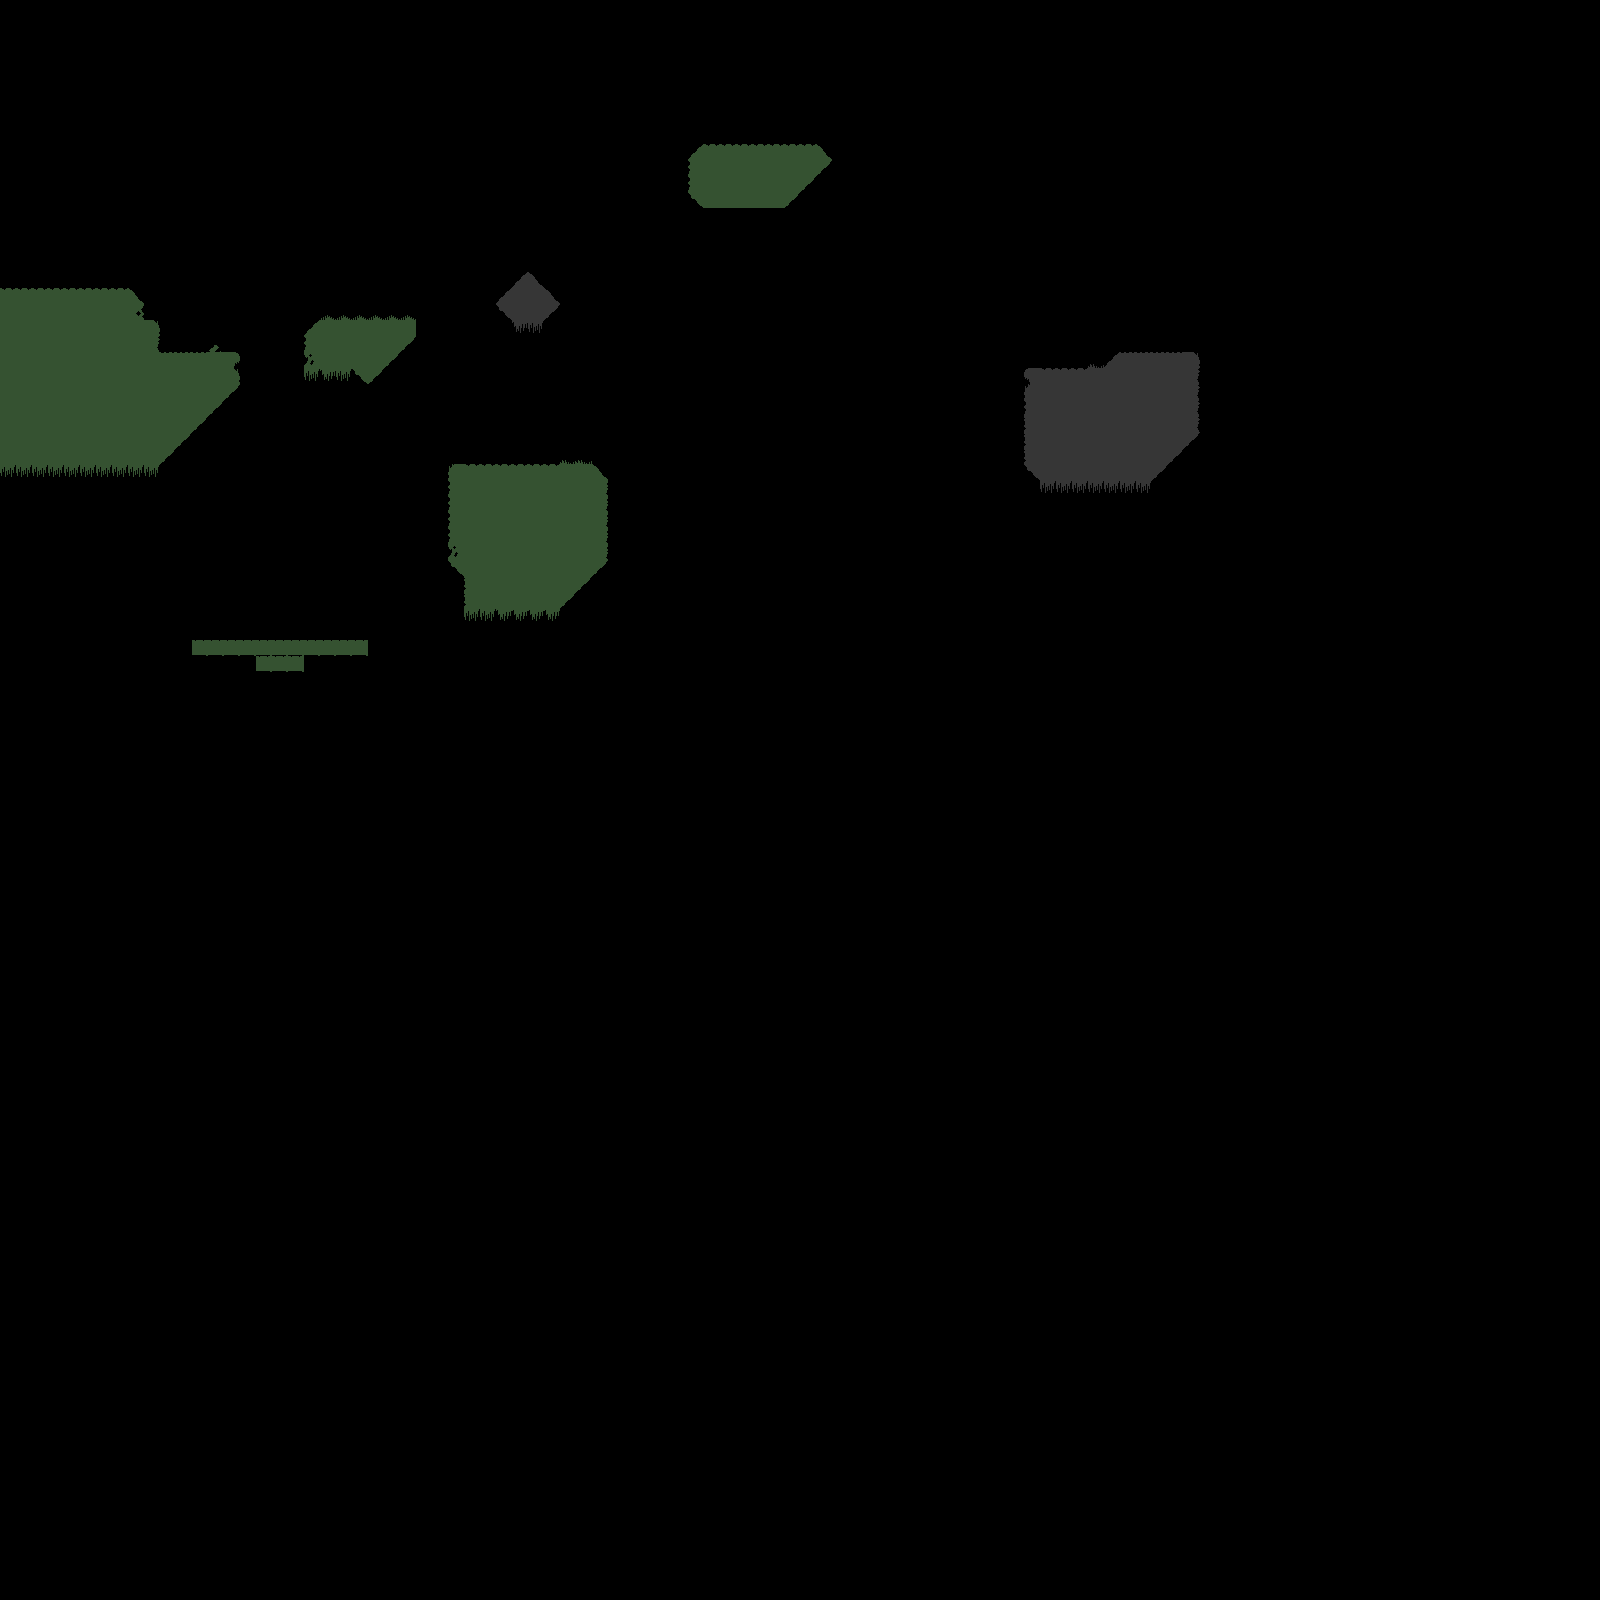

Tiled map render using the project's own tile images. Description and the map definition, with tile-layer contents summarised, below:
An orthogonal 100x100 tile map with 16x16 px tiles, 1 tile layer (Tile Layer 1), 2 tilesets.

<map version="1.0" orientation="orthogonal" width="100" height="100" tilewidth="16" tileheight="16">
 <tileset firstgid="1" name="mininicular" tilewidth="16" tileheight="16" margin="1">
  <image source="mininicular.png" trans="ffffff" width="128" height="128" />
  <tile id="5">
   <properties>
    <property name="block" value="always" />
   </properties>
  </tile>
  <tile id="6">
   <properties>
    <property name="block" value="always" />
   </properties>
  </tile>
 </tileset>
 <tileset firstgid="50" name="mininicular" tilewidth="16" tileheight="16">
  <image source="mininicular.png" trans="ffffff" width="128" height="128" />
  <tile id="2">
   <properties>
    <property name="block" value="always" />
   </properties>
  </tile>
  <tile id="3">
   <properties>
    <property name="block" value="always" />
   </properties>
  </tile>
  <tile id="4">
   <properties>
    <property name="block" value="always" />
   </properties>
  </tile>
  <tile id="6">
   <properties>
    <property name="block" value="always" />
   </properties>
  </tile>
  <tile id="7">
   <properties>
    <property name="block" value="always" />
   </properties>
  </tile>
  <tile id="8">
   <properties>
    <property name="block" value="always" />
   </properties>
  </tile>
  <tile id="10">
   <properties>
    <property name="block" value="always" />
   </properties>
  </tile>
  <tile id="11">
   <properties>
    <property name="block" value="always" />
   </properties>
  </tile>
  <tile id="16">
   <properties>
    <property name="block" value="always" />
   </properties>
  </tile>
  <tile id="18">
   <properties>
    <property name="block" value="always" />
   </properties>
  </tile>
  <tile id="19">
   <properties>
    <property name="block" value="always" />
   </properties>
  </tile>
  <tile id="20">
   <properties>
    <property name="block" value="always" />
   </properties>
  </tile>
  <tile id="22">
   <properties>
    <property name="block" value="always" />
   </properties>
  </tile>
  <tile id="24">
   <properties>
    <property name="block" value="always" />
   </properties>
  </tile>
  <tile id="29">
   <properties>
    <property name="block" value="always" />
   </properties>
  </tile>
  <tile id="32">
   <properties>
    <property name="block" value="always" />
   </properties>
  </tile>
  <tile id="41">
   <properties>
    <property name="block" value="always" />
   </properties>
  </tile>
 </tileset>
 <layer name="Tile Layer 1" width="100" height="100">
  <data>[10000 cells, 415 non-empty, 38 distinct tile ids]</data>
 </layer>
</map>
